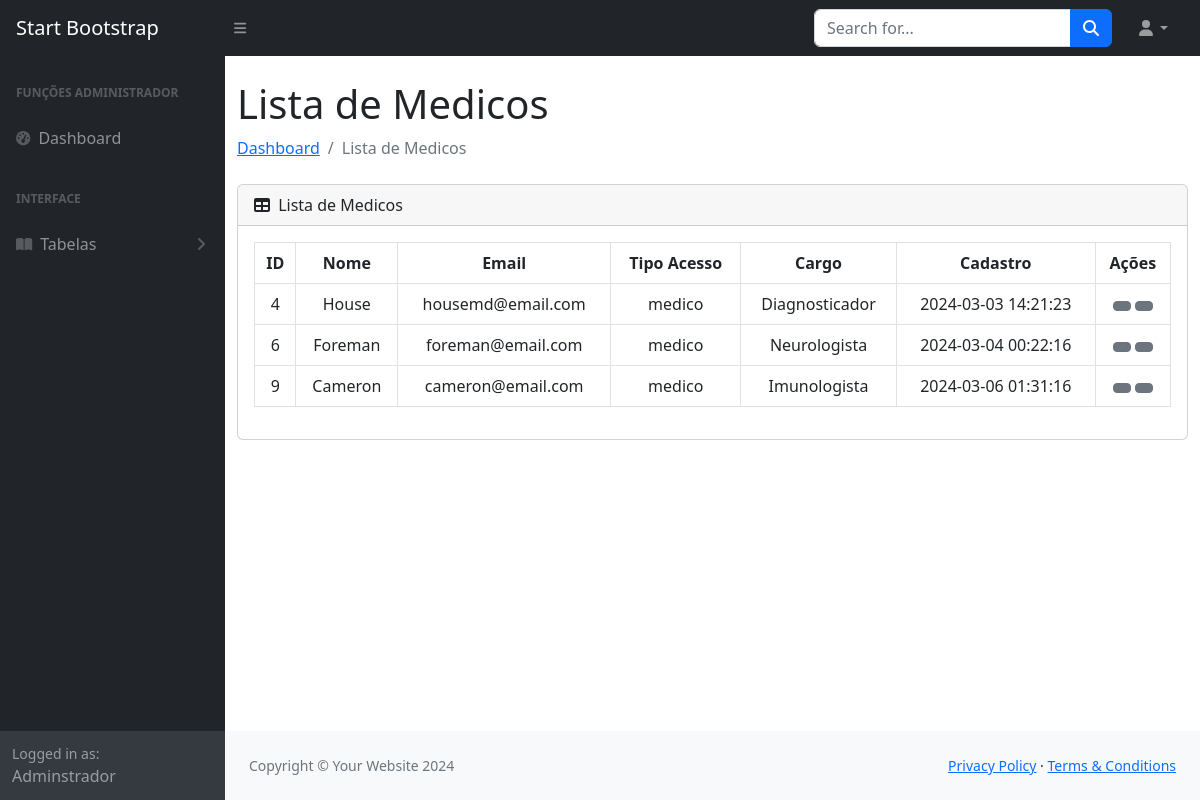
The page /sistema.php?pagina=listarMedicos (signed in) on the database its author committed.
### tables this page shows
CREATE TABLE `usuarios` (
  `id` int NOT NULL,
  `nome` varchar(40) NOT NULL,
  `email` varchar(50) NOT NULL,
  `cpf` varchar(15) NOT NULL,
  `senha` varchar(40) NOT NULL,
  `tipoAcesso` varchar(10) NOT NULL,
  `cargo` varchar(40) NOT NULL,
  `criadoEm` timestamp NOT NULL DEFAULT CURRENT_TIMESTAMP,
  `isDeleted` varchar(1) DEFAULT NULL
);

### sistema.php (called while the page is built, shortened)
<?php
    include_once 'controllers/validate.php';
    function pageContent(){
        validarPagina();
    }
    include_once 'views/layout.php';
?>

### models/Manager.php (called while the page is built, shortened)
<?php
	class Manager extends Connect{
		public function select_common($table, $fields, $filters, $query_extra){
			$pdo = parent::get_instance();
			$query = "SELECT ";
			if($fields != null){
				$query .= implode(", ", $fields);
			}else{
				$query .= "*";
			}
			$query .= " FROM $table";
			if($filters != null){
				$query .= " WHERE ";
				foreach ($filters as $key => $value) {
					$query .= "$key=:$key AND ";
				}
				$query = substr($query, 0, -4);
			}
			$statement = $pdo->prepare($query);
			if($filters != null){
				foreach ($filters as $key => $value) {
					$filters[$key] = filter_var($value);
				}
				foreach ($filters as $key => $value) {
					$statement->bindValue(":$key", $value, PDO::PARAM_STR);
				}
			}
			$statement->execute();
			$data = [];
			if($statement->rowCount()){
				while($result = $statement->fetch(PDO::FETCH_ASSOC)){
					$data[] = $result;
				}
			}else{
				return false;
			}
			return $data;
		}
	}
?>

### views/modulos/clientes/lista.php (the view, shortened to what this page needs)
<div class="container-fluid">
    <h1 class="mt-4"><?= $titleSection; ?></h1>
    <ol class="breadcrumb mb-4">
        <li class="breadcrumb-item"><a href="#">Dashboard</a></li>
        <li class="breadcrumb-item active"><?= $titleSection; ?></li>
    </ol>
    <div class="card mb-4">
        <div class="card-header">
            <i class="fas fa-table me-1"></i>
            <?= $titleSection; ?>
        </div>
        <div class="card-body">
            <table class="table table-bordered table-hover table-stripped text-center" id="datatablesSimple">
                <thead class="text-center">
                    <th>ID</th>
                    <th>Nome</th>
                    <th>Email</th>
                    <th>Tipo Acesso</th>
                    <th>Cargo</th>
                    <th>Cadastro</th>
                    <th>Ações</th>
                </thead>
                <tbody>
                    <?php foreach ($lista as $l): ?>
                        <tr>
                            <td><?=$l['id'];?></td>
                            <td><?=$l['nome'];?></td>
                            <td><?=$l['email'];?></td>
                            <td><?=$l['tipoAcesso'];?></td>
                            <td><?=$l['cargo'];?></td>
                            <td><?=$l['criadoEm'];?></td>
                            <td>
                                <a href="?pagina=atualizarUsuario&id=<?=$l['id']?>" class="btn btn-sm btn-secondary">
                                </a>
                                <button class="btn btn-sm btn-secondary" data-bs-toggle="modal" data-bs-target="#exampleModal-<?= $l['id']; ?>">
                                </button>
                            </td>
                        </tr>
                    <?php endforeach; ?>
                </tbody>
            </table>
        </div>
    </div>
</div>

### rows shown on the page
usuarios: id "4", nome "House", email "housemd@email.com", tipoAcesso "medico", cargo "Diagnosticador", criadoEm "2024-03-03 14:21:23"
usuarios: id "6", nome "Foreman", email "foreman@email.com", tipoAcesso "medico", cargo "Neurologista", criadoEm "2024-03-04 00:22:16"
usuarios: id "9", nome "Cameron", email "cameron@email.com", tipoAcesso "medico", cargo "Imunologista", criadoEm "2024-03-06 01:31:16"

### other values the page prints
$userData[0]['nome'] "Adminstrador"
$titleSection "Lista de Medicos"
